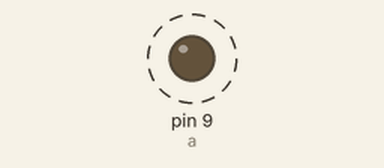
Bench run of a sketch on a simulated Arduino Uno, built with avr-gcc and run on an emulated ATmega328P. On the bench: output pins drawn as LEDs (lit = HIGH). Dashed ring = blinking.

Above: at 0.5 s.
Timing chart, 0 to 4.6 s (numbered marks = the images above):
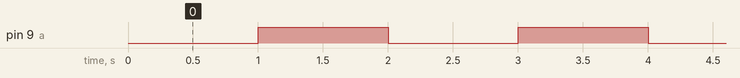

The sketch:

test_pwm.ino
```cpp
int a = 9;
int b = 0;
int c = 10;

void setup() {
  // put your setup code here, to run once:
pinMode(a, OUTPUT);
}

void loop() {
  // put your main code here, to run repeatedly:
analogWrite( a, b);
b = b + c;

if(b > 255 || -b < 0) {
  b = -b;
     }
delay(1000);
}
```

Measured:
- by itself, pin 9 (a): alternates HIGH for 1.0 s and LOW for 1.0 s
